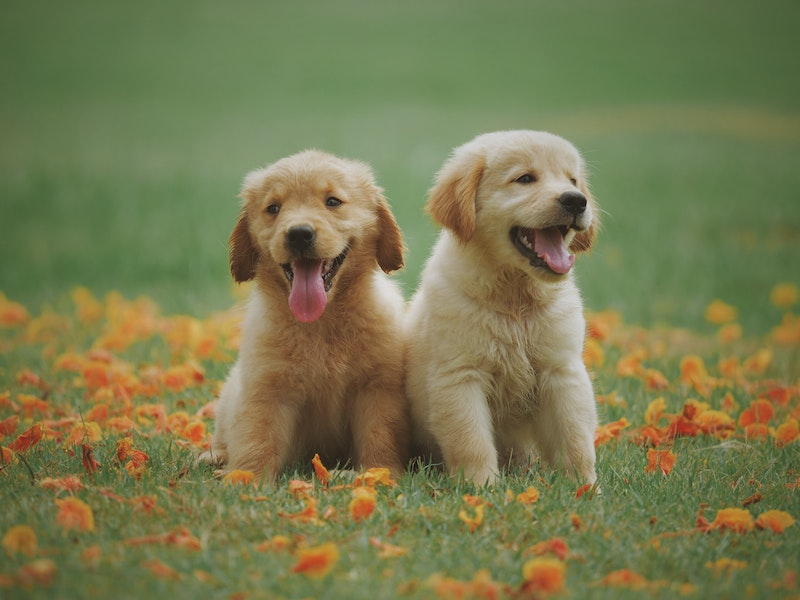
#> input picture data/carriers/dog2.jpg, 800 x 600 px; its folder holds only this picture in this run
$ python -i gray_image.py   (imports and definitions only)
#> lines starting #> are read from the running program, lines starting #| are printed output that depends on the picture
### scramble.py
import numpy as np
from PIL import Image


# 将密文图片基于混沌Logistic映射加密算法加密
# 0<x<1 , 3.5699<u<4 , times为迭代次数
def logistic(img, x, u, times):
    m = img.size[0]
    n = img.size[1]
    for i in range(1, times):
        x = u * x * (1 - x)
    array = np.zeros(m * n)
    array[1] = x
    for i in range(1, m * n - 1):
        array[i + 1] = u * array[i] * (1 - array[i])
    array = np.array(array * 255, dtype='uint8')
    code = np.reshape(array, (m, n))
    xor = img ^ code
    v = xor
    return v


# RGB密文图像加密
# [18 lines left out: function logistic_img, not called in this run]


# 灰度图密文加密
def logistic_gray_img(img):
    # 定义logistic运算参数
    x = 0.1
    u = 4
    times = 500
    # 将三通道色分开进行置乱
    c = logistic(img, x, u, times)
    # 将置乱后的信息从矩阵转会单通道图像
    cimg = Image.fromarray(c)
    return cimg


# 二值密文图像加密
# [8 lines left out: function logistic_binary_img, not called in this run]

### gray_image.py
import os
import re
from scramble import *


# 格式化bin()函数处理后的ascii码
def plus(string):
    return string.zfill(8)


# 将灰度图转换为01矩阵
def image_to_bit(img):
    height, width = img.shape
    string = ""
    for i in range(height):
        for j in range(width):
            string = string + "" + plus(bin(img[i][j]).replace('0b', ''))
    zero_one_list = re.findall(r'.{1}', string)
    width = width * 8
    # 初始化bit矩阵
    bit_array = np.zeros((height, width))
    n = 0
    # 将列表中的bit按位写入矩阵
    for i in range(height):
        for j in range(width):
            bit_array[i][j] = int(zero_one_list[n])
            n = n + 1
    # 格式化矩阵
    bit_array = bit_array.reshape((height, width, 1))
    return bit_array


# 选择密文图像
def open_gray_image():
    # 打开相对路径下的密文文件夹
    path = "./data/cryptograph/images/"
    image_list = os.listdir(path)
    print("密文文件下有如下内容：(打开为nArray)")
    n = 1
    for image_path in image_list:
        img = Image.open(path + image_path)
        # 将密文转换为nArray
        img_array = np.array(img)
        # 获取密文图像的通道数、高度、宽度
        h, w, c = img_array.shape
        print("{}.文件名：{} 高：{} 宽：{} 通道：{}".format(n, image_path, h, w, c))
        n = n + 1
    print("选择需要打开的密文（退出输入0）")
    while 1 == 1:
        num = int(input("请输入密文编号:"))
        if num == 0:
            print("已退出选择")
            break
        # 判断输入是否合法
        elif num in range(1, len(image_list) + 1):
            cryptograph_image = Image.open(path + image_list[num - 1])
            cryptograph_image = cryptograph_image.convert("L")
            # 判断图片是否需要格式化
            if cryptograph_image.size[0] / cryptograph_image.size[1] != 1:
                cryptograph_image = cryptograph_image.resize(size=(120, 120))
            # 将RGB图片进行logistic加密
            cryptograph_image = logistic_gray_img(cryptograph_image)
            # cryptograph_image.show()
            # cryptograph_image.show()
            cryptograph_array = image_to_bit(np.array(cryptograph_image))
            print("选择图像为:{}".format(image_list[num - 1]))
            return cryptograph_array
        else:
            print("输入编号超出范围！")


# 无选择打开灰度图
def open_gary_images(path):
#> called with path = 'data/carriers/dog2.jpg'
    cryptograph_image = Image.open(path).resize((32, 32))
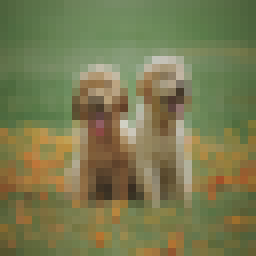
#> cryptograph_image: PIL image 32x32 RGB (shown 8 times larger); mean R, G, B 120.5, 121.8, 79.6
    cryptograph_image = cryptograph_image.convert("L")
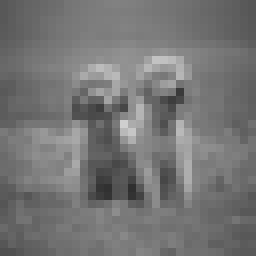
#> cryptograph_image: PIL image 32x32 L (shown 8 times larger); min 47, max 207, mean 116.6
    # 判断图片是否需要格式化
    if cryptograph_image.size[0] / cryptograph_image.size[1] != 1:
        cryptograph_image = cryptograph_image.resize(size=(120, 120))
    # 将RGB图片进行logistic加密
    cryptograph_image = logistic_gray_img(cryptograph_image)
#> in logistic, `xor = img ^ code`:
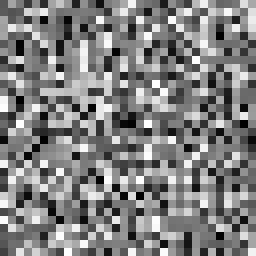
#> xor: shape (32, 32) (shown 8 times larger); min 0, max 255, mean 128.5
    # cryptograph_image.show()
    # cryptograph_image.show()
    cryptograph_array = image_to_bit(np.array(cryptograph_image))
#> in image_to_bit, `zero_one_list = re.findall(r'.{1}', string)`: zero_one_list = 8192 items, first 6: '0', '1', '0', '1', '1', '0'
#> after the loop in image_to_bit, `for i in range(height):`:
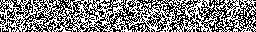
#> bit_array: shape (32, 256) float64; values 0 (black) and 1 (white), 50.2% white; black in thin lines or dots
#> after the loop in image_to_bit, `for i in range(height):`: n = 8192
    return cryptograph_array

>>> result = open_gary_images('data/carriers/dog2.jpg')
